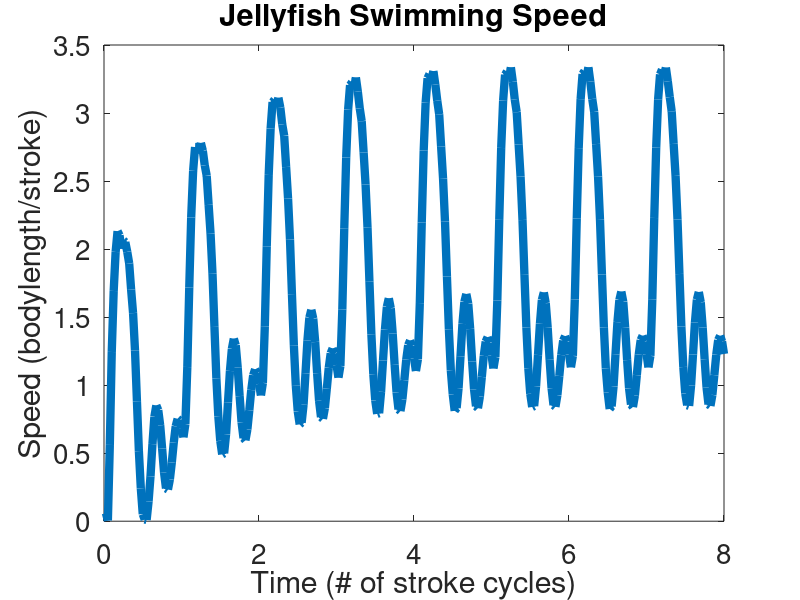

Recreate this plot in MATLAB.
function Jellyfish_Data_Loader_MAT341()

%------------------------------------------------------------------------
%
% LOADS JELLYFISH DATA FOR CASE: Re=37.5, f=0.5 Hz, p=0.20
%
%   -> After running the 'load(...)' command below, it will automatically
%           load a matrix DATA that you can use in the remainder of this
%           script
%
%   -> DATA(j,i): each column is specific quantity, 
%                       each row is different time-point
%
%   -> DATA(:,1): first column is time (# of strokes)
%
%   -> DATA(:,2): second column is swimming speed (bodylengths/stroke)
%
%------------------------------------------------------------------------
load('Jellyfish_Data_MAT341.mat'); % loads matrix 'DATA'


%---------------------------------------------------------
% EXAMPLE to show 'DATA' was loaded as described above
%       ---> Plot the swimming speed data
%---------------------------------------------------------
figure(1)
%
lw = 6; % LineWidth
fs= 20; % FontSize
%
plot(DATA(:,1),DATA(:,2),'-','LineWidth',lw); hold on;
xlabel('Time (# of stroke cycles)');
ylabel('Speed (bodylength/stroke)');
title('Jellyfish Swimming Speed');
set(gca,'FontSize',fs);







